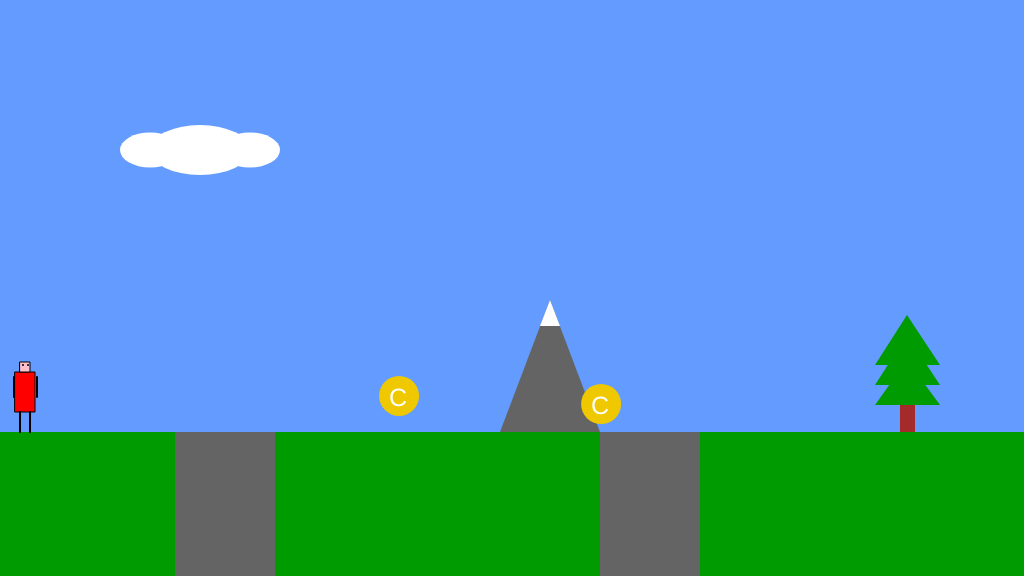
Frame 1 (no input)
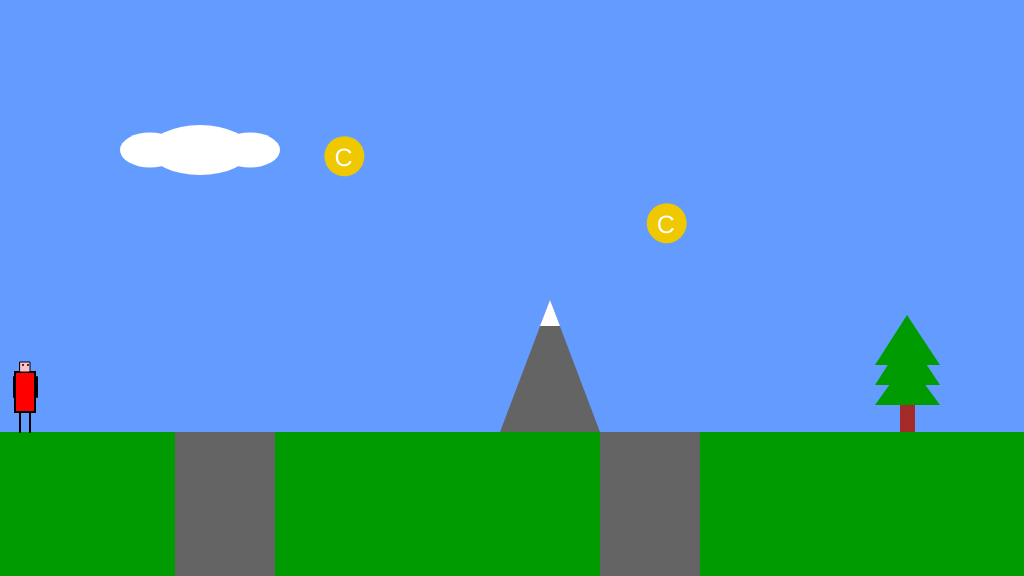
Frame 60 (no input)
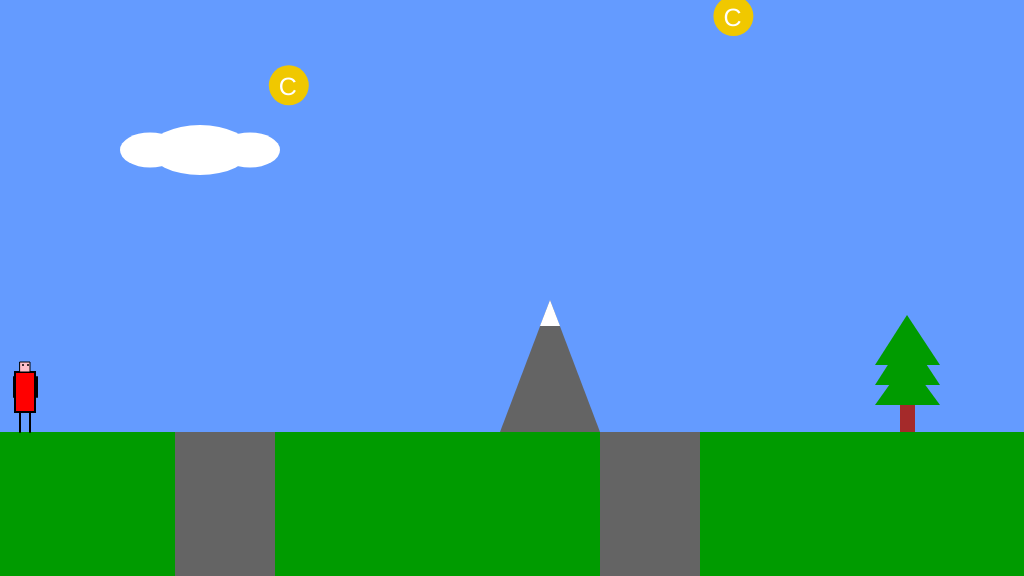
Frame 120 (the mouse pressed at the canvas centre since frame 60)

The p5.js sketch that drew these frames (run headless with seeded random() and noise() and a simulated clock; from frame 60 on, the mouse is pressed at the canvas centre):

// p5.js sketch
// ── sketch.js

let charStarParam = {
	charStartPoint: {
		x: 25,
		y: 432
	},
	movement: {
		walkSpeed: 200,
		jumpSpeed: 400,
		jumpHeight: 100
	}
}; // starting paramaters of the main character

let gameObjects = {
	sceneryObjects: [
		new Ground(0, 432, 1024, 144),

		new Cloud(200, 150, 1),

		new Mountain(500, 432, 1),

		new Tree(900, 432, 1)
	],

	canyons: [
		new Canyon(175, 432, 100, 144),
		new Canyon(600, 432, 100, 144)
	],

	coins: [
		new Coin(400, 400, 250, undefined, 1),

		new Coin(600, 400, 250, undefined, 1)
	],

	mainCharacter: new Character()
}

function setup()
{
	createCanvas(1024, 576);
	gameObjects.coins.forEach(coin => (coin.direction = random(0, 2 * PI))); // random direction for each coin
}

function draw()
{
	background(100, 155, 255); //fill the sky blue

	gameObjects.sceneryObjects.forEach(obj => obj.draw()); // draws all background objects

	gameObjects.canyons.forEach(obj => obj.draw()); // draws all canyons

	gameObjects.coins.forEach(coin => (coin.move(), coin.draw())); // moves and draws all coins

	(char => (char.move(), char.draw()))(gameObjects.mainCharacter); // moves and draws character
}


function Canyon(posX, posY, width, height) { //posX and posY are coords for top left corner. WidthX and heightY are width and height of a canyon respectively
	this.x = posX;
	this.y = posY;
	this.width = width;
	this.height = height;

	this.draw = function () {
		fill(100);
		rect(this.x, this.y, this.width, this.height);
	}

	return this;
}

function Cloud(posX, posY, size) { //posX and posY are coords for the center of bigger(middle) ellipse. Default size is 1
	this.x = posX;
	this.y = posY;
	this.k = size;

	this.draw = function () {
		fill(255);
		ellipse(this.x, this.y, 100 * this.k, 50 * this.k);
		ellipse(this.x - (50 * this.k), this.y, 60 * this.k, 35 * this.k);
		ellipse(this.x + (50 * this.k), this.y, 60 * this.k, 35 * this.k);
	}

	return this;
}

function Mountain(posX, posY, size) { //posX and posY are coords for bottom left corner. Default size is 1
	this.x = posX;
	this.y = posY;
	this.k = size;

	this.draw = function() {
		fill(100);
		triangle(this.x + (50 * this.k), this.y - (132 * this.k), this.x, this.y, this.x + (100 * this.k), this.y);
		fill(255);
		triangle(this.x + (50 * this.k), this.y - (132 * this.k), this.x + (40 * this.k), this.y - (106 * this.k), this.x + (60 * this.k), this.y - (106 * this.k));
	}

	return this;
}

function Tree(posX, posY, size) { //posX and posY are coords for bottom left corner of a tree trunk. Default size is 1
	this.x = posX;
	this.y = posY;
	this.k = size;

	this.draw = function() {
		fill("brown");
		rect(this.x, this.y - (27 * this.k), 15 * this.k, 27 * this.k);
		fill(0, 155, 0);
		triangle(this.x - (25 * this.k), this.y - (27 * this.k), this.x + (40 * this.k), this.y - (27 * this.k), this.x + (7 * this.k), this.y - (72 * this.k));
		triangle(this.x - (25 * this.k), this.y - (47 * this.k), this.x + (40 * this.k), this.y - (47 * this.k), this.x + (7 * this.k), this.y - (97 * this.k));
		triangle(this.x - (25 * this.k), this.y - (67 * this.k), this.x + (40 * this.k), this.y - (67 * this.k), this.x + (7 * this.k), this.y - (117 * this.k));
	}

	return this;
}

function Ground(posX, posY, width, height) { //posX and posY are coords for top left corner
	this.x = posX;
	this.y = posY;
	this.width = width;
	this.height = height;

	this.draw = function() {
		noStroke();
		fill(0,155,0);
		rect(this.x, this.y, this.width, this.height);
	}

	return this;
}

function Coin(posX, posY, speed, direction, size) { //posX and posY are coords for the center of a coin. Default size is 1
	this.coords = {
		x: posX,
		y: posY
	};
	this.speed = speed;
	this.direction = direction;
	this.isMoving = true;
	this.k = size;

	this.draw = function() {
		fill(240, 200, 0);
		circle(this.coords.x, this.coords.y, 40 * this.k);
		fill(255);
		textSize(25 * this.k);
		text("C", this.coords.x - (10 * this.k), this.coords.y + (10 * this.k));
	}

	this.move = function() {
		if(this.coords.x >= 1024 || this.coords.x <= 0) {
			if(this.direction <= PI) {
				this.direction = PI - this.direction;
			} else {
				this.direction = 3 * PI - this.direction;
			}
	
			if(this.coords.x <= 0) {
				this.coords.x = 0;
			} else {
				this.coords.x = 1024;
			}
		} // if it hits vertical border, change horizontal direction
	
		if(this.coords.y >= 432 || this.coords.y <= 0) {
			this.direction = 2 * PI - this.direction;
	
			if(this.coords.y <= 0) {
				this.coords.y = 0;
			} else {
				this.coords.y = 432;
			}
		} // if it hits horizontal border, change vertical direction
	
		let axisSpeed = {
			x: this.speed * cos(this.direction) / frameRate(),
			y: this.speed * sin(this.direction) / frameRate()
		} // individual speed for each axis
	
		if(this.isMoving) {
			this.coords.x += axisSpeed.x;
			this.coords.y += axisSpeed.y;
		} // moves coin
	}
}

function Character() {
	this.coords = {
		x: charStarParam.charStartPoint.x,
		y: charStarParam.charStartPoint.y
	};

	this.movement = {
		walkSpeed: charStarParam.movement.walkSpeed,
		walkDirection: 0,
		jumpSpeed: charStarParam.movement.jumpSpeed,
		jumpHeight: charStarParam.movement.jumpHeight,
		ableToJump: charStarParam.charStartPoint.y === 432,
		isInAir: !this.ableToJump,
		jumpDirection: 0,
		inCanyon: false
	};

	this.drawStates = {
		drawFront: function() {
			fill("red");
			stroke(0);
			rect(this.coords.x-10, this.coords.y-60, 20, 40); //body
		
			strokeWeight(2);
			line(this.coords.x-5, this.coords.y-20, this.coords.x-5, this.coords.y); //left leg
		
			line(this.coords.x+5, this.coords.y-20, this.coords.x+5, this.coords.y); //right leg
		
			line(this.coords.x-11, this.coords.y-55, this.coords.x-11, this.coords.y-35); //left arm
		
			line(this.coords.x+12, this.coords.y-55, this.coords.x+12, this.coords.y-35); //right arm
		
			strokeWeight(1);
			fill("pink");
			rect(this.coords.x-5, this.coords.y-70, 10, 10) //face
		
			strokeWeight(2);
			point(this.coords.x-2, this.coords.y-67)
			point(this.coords.x+3, this.coords.y-67) //eyes
		},
		
		drawRight: function() {
			fill("red");
			stroke(0);
			rect(this.coords.x-10, this.coords.y-60, 20, 40); //body
		
			strokeWeight(2);
			line(this.coords.x-5, this.coords.y-20, this.coords.x-5, this.coords.y); //left leg
		
			line(this.coords.x+5, this.coords.y-20, this.coords.x+5, this.coords.y); //right leg
		
			line(this.coords.x-11, this.coords.y-55, this.coords.x-11, this.coords.y-45);
			line(this.coords.x-11, this.coords.y-45, this.coords.x-1, this.coords.y-45); //left arm
		
			line(this.coords.x+12, this.coords.y-55, this.coords.x+12, this.coords.y-45);
			line(this.coords.x+12, this.coords.y-45, this.coords.x+22, this.coords.y-45); //right arm
		
			strokeWeight(1);
			fill("pink");
			rect(this.coords.x-5, this.coords.y-70, 10, 10) //face
		
			strokeWeight(2);
			point(this.coords.x+3, this.coords.y-67) //eye
		},
		
		drawLeft: function() {
			fill("red");
			stroke(0);
			rect(this.coords.x-10, this.coords.y-60, 20, 40); //body
		
			strokeWeight(2);
			line(this.coords.x-5, this.coords.y-20, this.coords.x-5, this.coords.y); //left leg
		
			line(this.coords.x+5, this.coords.y-20, this.coords.x+5, this.coords.y); //right leg
		
			line(this.coords.x-11, this.coords.y-55, this.coords.x-11, this.coords.y-45); 
			line(this.coords.x-11, this.coords.y-45, this.coords.x-21, this.coords.y-45); //left arm
		
			line(this.coords.x+12, this.coords.y-55, this.coords.x+12, this.coords.y-45);
			line(this.coords.x+12, this.coords.y-45, this.coords.x+2, this.coords.y-45); //right arm
		
			strokeWeight(1);
			fill("pink");
			rect(this.coords.x-5, this.coords.y-70, 10, 10) //face
		
			strokeWeight(2);
			point(this.coords.x-2, this.coords.y-67) //eye
		},

		drawJumpFront: function() {
			fill("red");
			stroke(0);
			rect(this.coords.x-10, this.coords.y-60, 20, 40); //body
		
			strokeWeight(2);
			line(this.coords.x-5, this.coords.y-20, this.coords.x-5, this.coords.y); //left leg
		
			line(this.coords.x+5, this.coords.y-20, this.coords.x+5, this.coords.y); //right leg
		
			line(this.coords.x-11, this.coords.y-55, this.coords.x-11, this.coords.y-75); //left arm
		
			line(this.coords.x+12, this.coords.y-55, this.coords.x+12, this.coords.y-75); //right arm
		
			strokeWeight(1);
			fill("pink");
			rect(this.coords.x-5, this.coords.y-70, 10, 10) //face
		
			strokeWeight(2);
			point(this.coords.x-2, this.coords.y-67)
			point(this.coords.x+3, this.coords.y-67) //eyes
		},
		
		drawJumpRight: function() {
			fill("red");
			stroke(0);
			rect(this.coords.x-10, this.coords.y-60, 20, 40); //body
		
			strokeWeight(2);
			line(this.coords.x-5, this.coords.y-20, this.coords.x-5, this.coords.y-10);
			line(this.coords.x-5, this.coords.y-10, this.coords.x-15, this.coords.y-10); //left leg
		
			line(this.coords.x+5, this.coords.y-20, this.coords.x+5, this.coords.y-10);
			line(this.coords.x+5, this.coords.y-10, this.coords.x-5, this.coords.y-10); //right leg
		
			line(this.coords.x-11, this.coords.y-55, this.coords.x-11, this.coords.y-45);
			line(this.coords.x-11, this.coords.y-45, this.coords.x-1, this.coords.y-45); //left arm
		
			line(this.coords.x+12, this.coords.y-55, this.coords.x+12, this.coords.y-45);
			line(this.coords.x+12, this.coords.y-45, this.coords.x+22, this.coords.y-45); //right arm
		
			strokeWeight(1);
			fill("pink");
			rect(this.coords.x-5, this.coords.y-70, 10, 10) //face
		
			strokeWeight(2);
			point(this.coords.x+3, this.coords.y-67) //eye
		},
		
		drawJumpLeft: function() {
			fill("red");
			stroke(0);
			rect(this.coords.x-10, this.coords.y-60, 20, 40); //body
		
			strokeWeight(2);
			line(this.coords.x-5, this.coords.y-20, this.coords.x-5, this.coords.y-10);
			line(this.coords.x-5, this.coords.y-10, this.coords.x+5, this.coords.y-10); //left leg
		
			line(this.coords.x+5, this.coords.y-20, this.coords.x+5, this.coords.y-10);
			line(this.coords.x+5, this.coords.y-10, this.coords.x+15, this.coords.y-10); //right leg
		
			line(this.coords.x-11, this.coords.y-55, this.coords.x-11, this.coords.y-45);
			line(this.coords.x-11, this.coords.y-45, this.coords.x-21, this.coords.y-45); //left arm
		
			line(this.coords.x+12, this.coords.y-55, this.coords.x+12, this.coords.y-45);
			line(this.coords.x+12, this.coords.y-45, this.coords.x+2, this.coords.y-45); //right arm
		
			strokeWeight(1);
			fill("pink");
			rect(this.coords.x-5, this.coords.y-70, 10, 10) //face
		
			strokeWeight(2);
			point(this.coords.x-2, this.coords.y-67) //eye
		}
	};

	this.move = function() {
		for(i = 0; i < gameObjects.canyons.length; i++) {
			let canyon = gameObjects.canyons[i];
			if((this.coords.x - 11) > canyon.x && (this.coords.x + 11) < (canyon.x + canyon.width) && this.coords.y >= 432) {
				this.movement.inCanyon = true;
				this.movement.isInAir = true;
			}
		} // checks if player should fall into canyon

		if(keyIsDown(68) && !this.movement.inCanyon) {
			this.movement.walkDirection = 1;
		} else if(keyIsDown(65) && !this.movement.inCanyon) {
			this.movement.walkDirection = -1;
		} else {
			this.movement.walkDirection = 0;
		} // checks which direction character should walk
	
		if(keyIsDown(32) && this.movement.ableToJump && !this.movement.inCanyon) {
			this.movement.jumpDirection = 1;
			this.movement.isInAir = true;
			if(this.coords.y <= (432 - this.movement.jumpHeight)) {
				this.movement.ableToJump = false;
			}
		} else if(this.movement.isInAir || this.movement.inCanyon) {
			this.movement.jumpDirection = -1;
			this.movement.ableToJump = false;
			if(this.coords.y >= 432 && !this.movement.inCanyon) {
				this.movement.ableToJump = true;
				this.movement.isInAir = false;
				this.movement.jumpDirection = 0;
				this.coords.y = 432;
			} else if(this.coords.y >= 576) {
				this.movement.ableToJump = true;
				this.movement.isInAir = false;
				this.movement.jumpDirection = 0;
				this.coords.x = charStarParam.charStartPoint.x;
				this.coords.y = charStarParam.charStartPoint.y;
				this.movement.inCanyon = false;
			}
		} // checks if character should jump or fall
	
		this.coords.x += this.movement.walkSpeed * this.movement.walkDirection / frameRate();
		this.coords.y += this.movement.jumpSpeed * -this.movement.jumpDirection / frameRate();
	};

	this.draw = function() {
		if(this.movement.isInAir) {
			switch(this.movement.walkDirection) {
				case 0: 
					this.drawStates.drawJumpFront.bind(this)();
					break;
				case 1:
					this.drawStates.drawJumpRight.bind(this)();
					break;
				case -1:
					this.drawStates.drawJumpLeft.bind(this)();
					break;
			}
		} else {
			switch(this.movement.walkDirection) {
				case 0: 
					this.drawStates.drawFront.bind(this)();
					break;
				case 1:
					this.drawStates.drawRight.bind(this)();
					break;
				case -1:
					this.drawStates.drawLeft.bind(this)();
					break;
			}
		} 
	};

	return this;	
}
